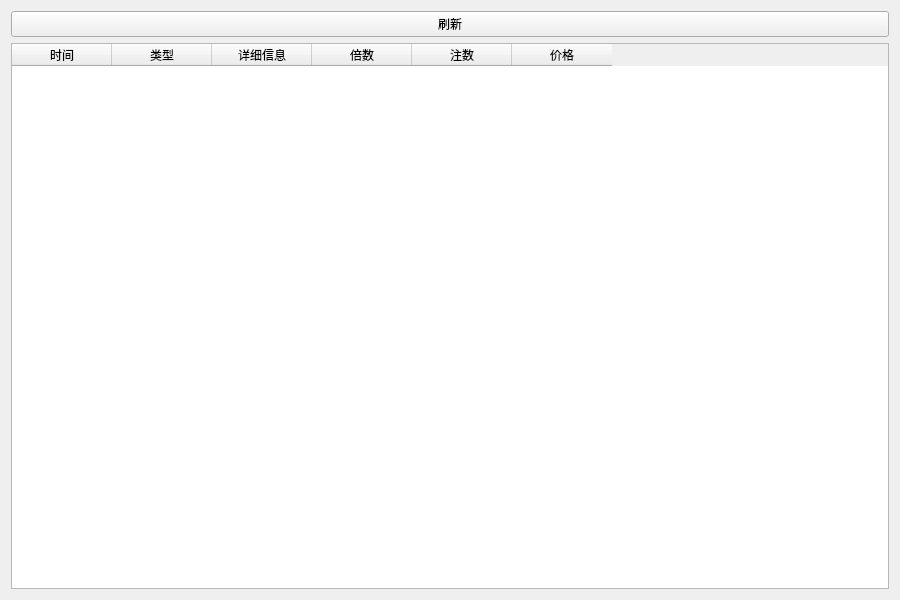
<?xml version="1.0" encoding="UTF-8"?>
<ui version="4.0">
 <class>LorretyAdmin</class>
 <widget class="QWidget" name="LorretyAdmin">
  <property name="geometry">
   <rect>
    <x>0</x>
    <y>0</y>
    <width>900</width>
    <height>600</height>
   </rect>
  </property>
  <property name="windowTitle">
   <string>LorretyAdmin</string>
  </property>
  <layout class="QGridLayout" name="gridLayout">
   <item row="1" column="0">
    <widget class="QTableWidget" name="Purchase">
     <column>
      <property name="text">
       <string>时间</string>
      </property>
     </column>
     <column>
      <property name="text">
       <string>类型</string>
      </property>
     </column>
     <column>
      <property name="text">
       <string>详细信息</string>
      </property>
     </column>
     <column>
      <property name="text">
       <string>倍数</string>
      </property>
     </column>
     <column>
      <property name="text">
       <string>注数</string>
      </property>
     </column>
     <column>
      <property name="text">
       <string>价格</string>
      </property>
     </column>
    </widget>
   </item>
   <item row="0" column="0">
    <widget class="QPushButton" name="refresh">
     <property name="text">
      <string>刷新</string>
     </property>
    </widget>
   </item>
  </layout>
 </widget>
 <layoutdefault spacing="6" margin="11"/>
 <resources/>
 <connections/>
</ui>
